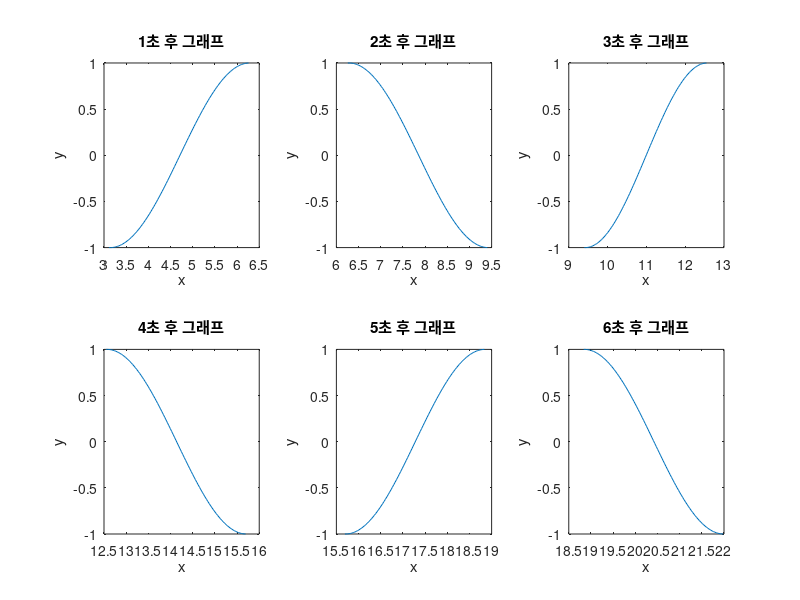

Recreate this plot in MATLAB.
x = linspace(0, 10*pi, 1000);
y = cos(x);

for (i = 1:1:6)
    subplot(2, 3, i)
    plot(x(100*i:100+i*100), y(100*i:100+i*100))
    xlabel('x')
    ylabel('y')
    title(sprintf('%d초 후 그래프', i))
end